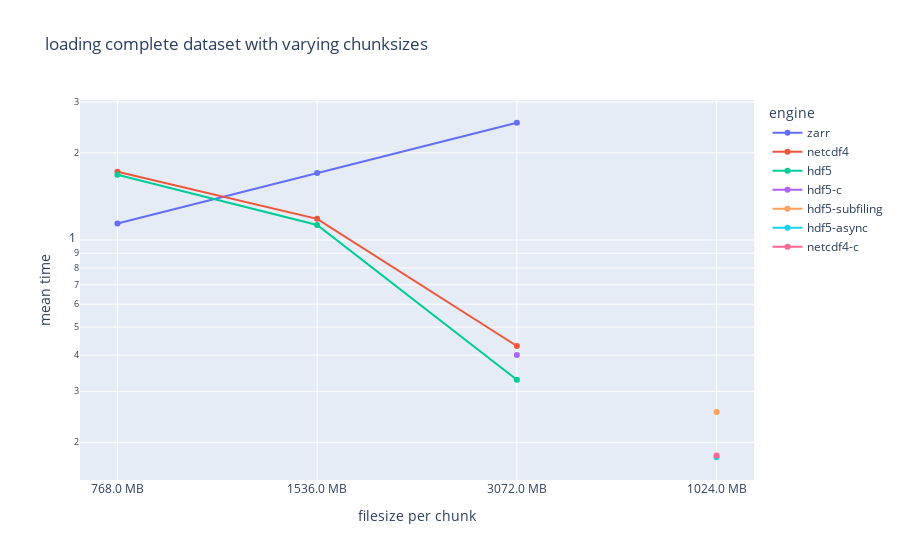
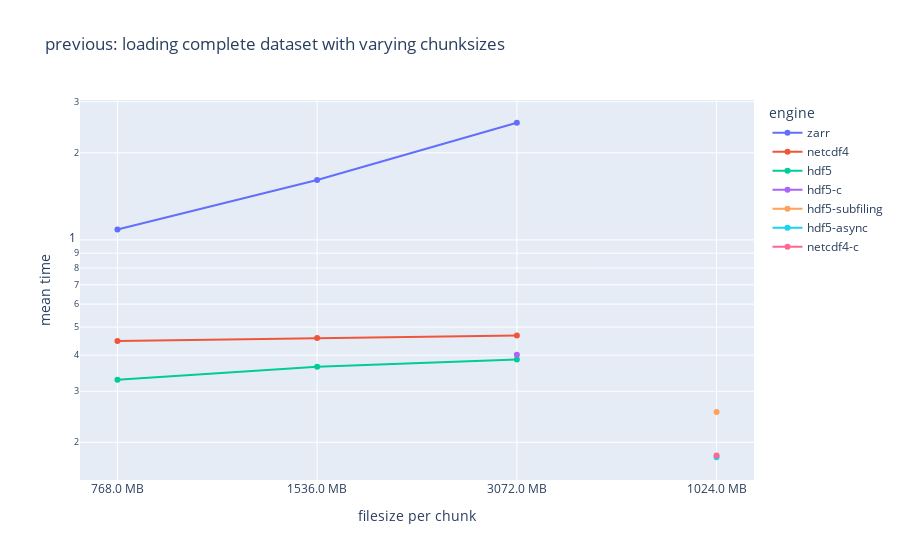
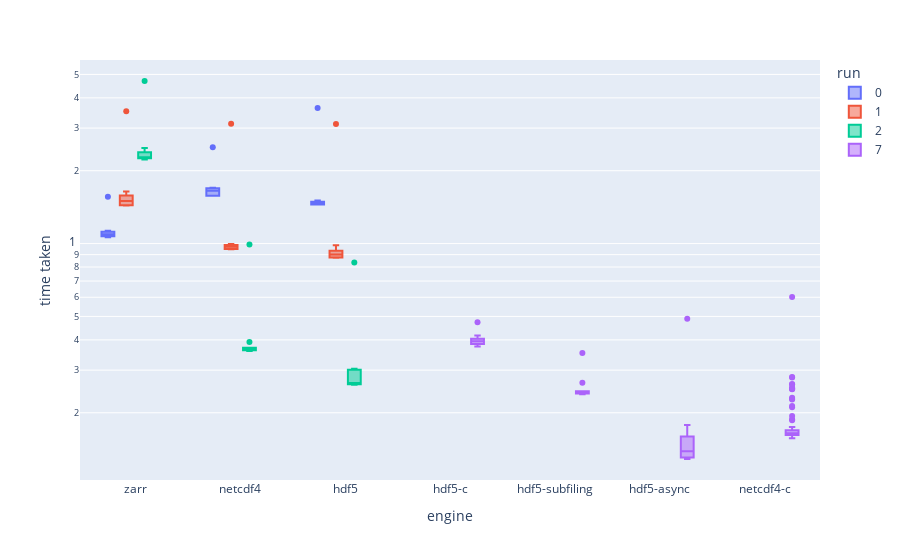
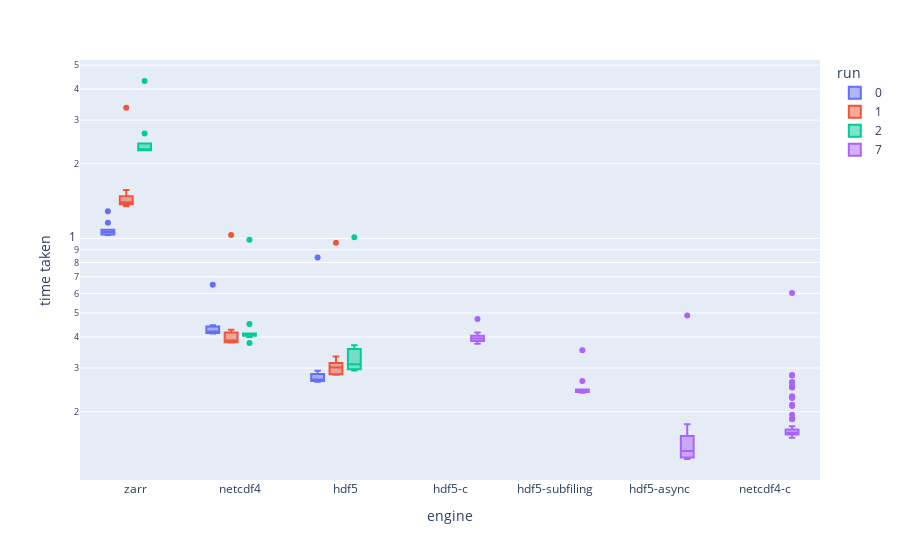

The notebook cell these images were saved under, in order:
### Code cell
import plotly.express as px 
import plotly.graph_objects as go
import numpy as np

#pd.options.plotting.backend = "plotly"

plot_previous = True
save_previous = True

df = df_bench 


# plot development in time taken by chunksize
filter = df["format"].drop_duplicates(ignore_index=True)
smth = pd.DataFrame()
for format in filter:
    mask = df["format"].values == format
    df_format = df[mask]
    mean =  df_format["time taken"].mean()
    tmp = pd.DataFrame(data=[{"mean time": mean, "format": format, "engine": df_format["engine"].iat[0], "run": df_format["run"].iat[0], "filesize per chunk": df_format["filesize per chunk"].iat[0]}])
    smth = pd.concat([smth, tmp], ignore_index=True)

if plot_previous:
    filter = df_prev["format"].drop_duplicates(ignore_index=True)  
    prev_smth = pd.DataFrame()
    for format in filter:
        mask = df_prev["format"].values == format
        df_format = df_prev[mask]
        mean =  df_format["time taken"].mean()
        tmp = pd.DataFrame(data=[{"mean time": mean, "format": format, "engine": df_format["engine"].iat[0], "run": df_format["run"].iat[0], "filesize per chunk": df_format["filesize per chunk"].iat[0]}])
        prev_smth = pd.concat([prev_smth, tmp], ignore_index=True)

fig = px.line(data_frame=smth, log_y=True, x="filesize per chunk", y="mean time", color="engine", markers=True, hover_data=["format"], title="loading complete dataset with varying chunksizes")
fig.show()

if plot_previous:
    fig = px.line(data_frame=prev_smth, log_y=True, x="filesize per chunk", y="mean time", color="engine", markers=True, hover_data=["format"], title="previous: loading complete dataset with varying chunksizes")
    fig.show()

# plot runs by engine
fig = px.box(data_frame=df, log_y=True, x="engine", y="time taken", color="run", hover_data=["format"])
fig.show()

if plot_previous:
    fig = px.box(data_frame=df_prev, log_y=True, x="engine", y="time taken", color="run", hover_data=["format"])
    fig.show()

# plot formats by chunksize
fig = px.box(data_frame=df, log_y=True, x="filesize per chunk", y="time taken", color="engine", hover_data=["format"], title="filesize per chunk")
fig.show()

if plot_previous:
    fig =  fig = px.box(data_frame=df_prev, log_y=True, x="filesize per chunk", y="time taken", color="engine", hover_data=["format"], title="previous: filesize per chunk")
    fig.show()

filter = df["engine"].drop_duplicates(ignore_index=True)

for engine in filter:
    
    mask = df["engine"].values == engine
    df_engine = df[mask]
    fig =  fig = px.box(data_frame=df_engine, log_y=True, x="engine", y="time taken", color="filesize per chunk",)
    fig.show()


filter = df["run"].drop_duplicates(ignore_index=True)

fig = px.violin(data_frame=df, log_x=True, x="time taken", y="format", color="engine")
fig.show()

for engine in filter:
    
    mask = df["run"].values == engine
    fig = px.box(data_frame=df[mask], log_y=True, x="engine", y="time taken", color="filesize per chunk", points="all",)
    #fig.show()
    
    fig = px.violin(data_frame=df[mask], log_x=True, x="time taken", y="filesize per chunk", color="engine")
    fig.show()
    

if save_previous:
    df.to_json("data/plotting/plotting_previous.json")

### Figure 1 — Plotly figure (JSON) as saved in the notebook; plotly's stock layout.template omitted (floating-point values rounded to 4 significant figures)
{"data": [{"customdata": [["zarr-[1536, 512, 512]-[1536, 512, 128]"], ["zarr-[1536, 512, 512]-[1536, 512, 256]"], ["zarr-[1536, 512, 512]-[1536, 512, 512]"]], "hovertemplate": "engine=zarr<br>filesize per chunk=%{x}<br>mean time=%{y}<br>format=%{customdata[0]}<extra></extra>", "legendgroup": "zarr", "line": {"color": "#636efa", "dash": "solid"}, "marker": {"symbol": "circle"}, "mode": "lines+markers", "name": "zarr", "orientation": "v", "showlegend": true, "type": "scatter", "x": ["768.0 MB", "1536.0 MB", "3072.0 MB"], "xaxis": "x", "y": [1.14, 1.704, 2.541], "yaxis": "y"}, {"customdata": [["netcdf4-[1536, 512, 512]-[1536, 512, 128]"], ["netcdf4-[1536, 512, 512]-[1536, 512, 256]"], ["netcdf4-[1536, 512, 512]-[1536, 512, 512]"]], "hovertemplate": "engine=netcdf4<br>filesize per chunk=%{x}<br>mean time=%{y}<br>format=%{customdata[0]}<extra></extra>", "legendgroup": "netcdf4", "line": {"color": "#EF553B", "dash": "solid"}, "marker": {"symbol": "circle"}, "mode": "lines+markers", "name": "netcdf4", "orientation": "v", "showlegend": true, "type": "scatter", "x": ["768.0 MB", "1536.0 MB", "3072.0 MB"], "xaxis": "x", "y": [1.722, 1.183, 0.4302], "yaxis": "y"}, {"customdata": [["hdf5-[1536, 512, 512]-[1536, 512, 128]"], ["hdf5-[1536, 512, 512]-[1536, 512, 256]"], ["hdf5-[1536, 512, 512]-[1536, 512, 512]"]], "hovertemplate": "engine=hdf5<br>filesize per chunk=%{x}<br>mean time=%{y}<br>format=%{customdata[0]}<extra></extra>", "legendgroup": "hdf5", "line": {"color": "#00cc96", "dash": "solid"}, "marker": {"symbol": "circle"}, "mode": "lines+markers", "name": "hdf5", "orientation": "v", "showlegend": true, "type": "scatter", "x": ["768.0 MB", "1536.0 MB", "3072.0 MB"], "xaxis": "x", "y": [1.681, 1.127, 0.3288], "yaxis": "y"}, {"customdata": [["hdf5-c-402653184-402653184"]], "hovertemplate": "engine=hdf5-c<br>filesize per chunk=%{x}<br>mean time=%{y}<br>format=%{customdata[0]}<extra></extra>", "legendgroup": "hdf5-c", "line": {"color": "#ab63fa", "dash": "solid"}, "marker": {"symbol": "circle"}, "mode": "lines+markers", "name": "hdf5-c", "orientation": "v", "showlegend": true, "type": "scatter", "x": ["3072.0 MB"], "xaxis": "x", "y": [0.4008], "yaxis": "y"}, {"customdata": [["hdf5-subfiling-134217728-134217728"]], "hovertemplate": "engine=hdf5-subfiling<br>filesize per chunk=%{x}<br>mean time=%{y}<br>format=%{customdata[0]}<extra></extra>", "legendgroup": "hdf5-subfiling", "line": {"color": "#FFA15A", "dash": "solid"}, "marker": {"symbol": "circle"}, "mode": "lines+markers", "name": "hdf5-subfiling", "orientation": "v", "showlegend": true, "type": "scatter", "x": ["1024.0 MB"], "xaxis": "x", "y": [0.2546], "yaxis": "y"}, {"customdata": [["hdf5-async-134217728-134217728"]], "hovertemplate": "engine=hdf5-async<br>filesize per chunk=%{x}<br>mean time=%{y}<br>format=%{customdata[0]}<extra></extra>", "legendgroup": "hdf5-async", "line": {"color": "#19d3f3", "dash": "solid"}, "marker": {"symbol": "circle"}, "mode": "lines+markers", "name": "hdf5-async", "orientation": "v", "showlegend": true, "type": "scatter", "x": ["1024.0 MB"], "xaxis": "x", "y": [0.1775], "yaxis": "y"}, {"customdata": [["netcdf4-c-134217728-134217728"]], "hovertemplate": "engine=netcdf4-c<br>filesize per chunk=%{x}<br>mean time=%{y}<br>format=%{customdata[0]}<extra></extra>", "legendgroup": "netcdf4-c", "line": {"color": "#FF6692", "dash": "solid"}, "marker": {"symbol": "circle"}, "mode": "lines+markers", "name": "netcdf4-c", "orientation": "v", "showlegend": true, "type": "scatter", "x": ["1024.0 MB"], "xaxis": "x", "y": [0.1799], "yaxis": "y"}], "layout": {"legend": {"title": {"text": "engine"}, "tracegroupgap": 0}, "title": {"text": "loading complete dataset with varying chunksizes"}, "xaxis": {"anchor": "y", "domain": [0, 1], "title": {"text": "filesize per chunk"}}, "yaxis": {"anchor": "x", "domain": [0, 1], "title": {"text": "mean time"}, "type": "log"}}}

### Figure 2 — Plotly figure (JSON) as saved in the notebook; plotly's stock layout.template omitted (floating-point values rounded to 4 significant figures)
{"data": [{"customdata": [["zarr-[402653184]-[100663296]"], ["zarr-[402653184]-[201326592]"], ["zarr-[402653184]-[402653184]"]], "hovertemplate": "engine=zarr<br>filesize per chunk=%{x}<br>mean time=%{y}<br>format=%{customdata[0]}<extra></extra>", "legendgroup": "zarr", "line": {"color": "#636efa", "dash": "solid"}, "marker": {"symbol": "circle"}, "mode": "lines+markers", "name": "zarr", "orientation": "v", "showlegend": true, "type": "scatter", "x": ["768.0 MB", "1536.0 MB", "3072.0 MB"], "xaxis": "x", "y": [1.087, 1.61, 2.539], "yaxis": "y"}, {"customdata": [["netcdf4-[402653184]-[100663296]"], ["netcdf4-[402653184]-[201326592]"], ["netcdf4-[402653184]-[402653184]"]], "hovertemplate": "engine=netcdf4<br>filesize per chunk=%{x}<br>mean time=%{y}<br>format=%{customdata[0]}<extra></extra>", "legendgroup": "netcdf4", "line": {"color": "#EF553B", "dash": "solid"}, "marker": {"symbol": "circle"}, "mode": "lines+markers", "name": "netcdf4", "orientation": "v", "showlegend": true, "type": "scatter", "x": ["768.0 MB", "1536.0 MB", "3072.0 MB"], "xaxis": "x", "y": [0.4473, 0.4587, 0.4677], "yaxis": "y"}, {"customdata": [["hdf5-[402653184]-[100663296]"], ["hdf5-[402653184]-[201326592]"], ["hdf5-[402653184]-[402653184]"]], "hovertemplate": "engine=hdf5<br>filesize per chunk=%{x}<br>mean time=%{y}<br>format=%{customdata[0]}<extra></extra>", "legendgroup": "hdf5", "line": {"color": "#00cc96", "dash": "solid"}, "marker": {"symbol": "circle"}, "mode": "lines+markers", "name": "hdf5", "orientation": "v", "showlegend": true, "type": "scatter", "x": ["768.0 MB", "1536.0 MB", "3072.0 MB"], "xaxis": "x", "y": [0.3287, 0.3649, 0.3859], "yaxis": "y"}, {"customdata": [["hdf5-c-402653184-402653184"]], "hovertemplate": "engine=hdf5-c<br>filesize per chunk=%{x}<br>mean time=%{y}<br>format=%{customdata[0]}<extra></extra>", "legendgroup": "hdf5-c", "line": {"color": "#ab63fa", "dash": "solid"}, "marker": {"symbol": "circle"}, "mode": "lines+markers", "name": "hdf5-c", "orientation": "v", "showlegend": true, "type": "scatter", "x": ["3072.0 MB"], "xaxis": "x", "y": [0.4008], "yaxis": "y"}, {"customdata": [["hdf5-subfiling-134217728-134217728"]], "hovertemplate": "engine=hdf5-subfiling<br>filesize per chunk=%{x}<br>mean time=%{y}<br>format=%{customdata[0]}<extra></extra>", "legendgroup": "hdf5-subfiling", "line": {"color": "#FFA15A", "dash": "solid"}, "marker": {"symbol": "circle"}, "mode": "lines+markers", "name": "hdf5-subfiling", "orientation": "v", "showlegend": true, "type": "scatter", "x": ["1024.0 MB"], "xaxis": "x", "y": [0.2546], "yaxis": "y"}, {"customdata": [["hdf5-async-134217728-134217728"]], "hovertemplate": "engine=hdf5-async<br>filesize per chunk=%{x}<br>mean time=%{y}<br>format=%{customdata[0]}<extra></extra>", "legendgroup": "hdf5-async", "line": {"color": "#19d3f3", "dash": "solid"}, "marker": {"symbol": "circle"}, "mode": "lines+markers", "name": "hdf5-async", "orientation": "v", "showlegend": true, "type": "scatter", "x": ["1024.0 MB"], "xaxis": "x", "y": [0.1775], "yaxis": "y"}, {"customdata": [["netcdf4-c-134217728-134217728"]], "hovertemplate": "engine=netcdf4-c<br>filesize per chunk=%{x}<br>mean time=%{y}<br>format=%{customdata[0]}<extra></extra>", "legendgroup": "netcdf4-c", "line": {"color": "#FF6692", "dash": "solid"}, "marker": {"symbol": "circle"}, "mode": "lines+markers", "name": "netcdf4-c", "orientation": "v", "showlegend": true, "type": "scatter", "x": ["1024.0 MB"], "xaxis": "x", "y": [0.1799], "yaxis": "y"}], "layout": {"legend": {"title": {"text": "engine"}, "tracegroupgap": 0}, "title": {"text": "previous: loading complete dataset with varying chunksizes"}, "xaxis": {"anchor": "y", "domain": [0, 1], "title": {"text": "filesize per chunk"}}, "yaxis": {"anchor": "x", "domain": [0, 1], "title": {"text": "mean time"}, "type": "log"}}}

### Figure 3 — Plotly figure (JSON) as saved in the notebook; plotly's stock layout.template omitted (floating-point values rounded to 4 significant figures; data arrays with more than 128 entries replaced by an {"elided": "..."} marker saying what was removed)
{"data": [{"alignmentgroup": "True", "customdata": [["zarr-[1536, 512, 512]-[1536, 512, 128]"], ["zarr-[1536, 512, 512]-[1536, 512, 128]"], ["zarr-[1536, 512, 512]-[1536, 512, 128]"], ["zarr-[1536, 512, 512]-[1536, 512, 128]"], ["zarr-[1536, 512, 512]-[1536, 512, 128]"], ["zarr-[1536, 512, 512]-[1536, 512, 128]"], ["zarr-[1536, 512, 512]-[1536, 512, 128]"], ["zarr-[1536, 512, 512]-[1536, 512, 128]"], ["zarr-[1536, 512, 512]-[1536, 512, 128]"], ["zarr-[1536, 512, 512]-[1536, 512, 128]"], ["netcdf4-[1536, 512, 512]-[1536, 512, 128]"], ["netcdf4-[1536, 512, 512]-[1536, 512, 128]"], ["netcdf4-[1536, 512, 512]-[1536, 512, 128]"], ["netcdf4-[1536, 512, 512]-[1536, 512, 128]"], ["netcdf4-[1536, 512, 512]-[1536, 512, 128]"], ["netcdf4-[1536, 512, 512]-[1536, 512, 128]"], ["netcdf4-[1536, 512, 512]-[1536, 512, 128]"], ["netcdf4-[1536, 512, 512]-[1536, 512, 128]"], ["netcdf4-[1536, 512, 512]-[1536, 512, 128]"], ["netcdf4-[1536, 512, 512]-[1536, 512, 128]"], ["hdf5-[1536, 512, 512]-[1536, 512, 128]"], ["hdf5-[1536, 512, 512]-[1536, 512, 128]"], ["hdf5-[1536, 512, 512]-[1536, 512, 128]"], ["hdf5-[1536, 512, 512]-[1536, 512, 128]"], ["hdf5-[1536, 512, 512]-[1536, 512, 128]"], ["hdf5-[1536, 512, 512]-[1536, 512, 128]"], ["hdf5-[1536, 512, 512]-[1536, 512, 128]"], ["hdf5-[1536, 512, 512]-[1536, 512, 128]"], ["hdf5-[1536, 512, 512]-[1536, 512, 128]"], ["hdf5-[1536, 512, 512]-[1536, 512, 128]"]], "hovertemplate": "run=0<br>engine=%{x}<br>time taken=%{y}<br>format=%{customdata[0]}<extra></extra>", "legendgroup": "0", "marker": {"color": "#636efa"}, "name": "0", "notched": false, "offsetgroup": "0", "orientation": "v", "showlegend": true, "type": "box", "x": ["zarr", "zarr", "zarr", "zarr", "zarr", "zarr", "zarr", "zarr", "zarr", "zarr", "netcdf4", "netcdf4", "netcdf4", "netcdf4", "netcdf4", "netcdf4", "netcdf4", "netcdf4", "netcdf4", "netcdf4", "hdf5", "hdf5", "hdf5", "hdf5", "hdf5", "hdf5", "hdf5", "hdf5", "hdf5", "hdf5"], "x0": " ", "xaxis": "x", "y": [1.561, 1.12, 1.131, 1.1, 1.107, 1.085, 1.085, 1.071, 1.063, 1.072, 2.503, 1.644, 1.576, 1.693, 1.702, 1.576, 1.672, 1.665, 1.609, 1.576, 3.633, 1.487, 1.458, 1.45, 1.451, 1.467, 1.458, 1.505, 1.45, 1.454], "y0": " ", "yaxis": "y"}, {"alignmentgroup": "True", "customdata": [["zarr-[1536, 512, 512]-[1536, 512, 256]"], ["zarr-[1536, 512, 512]-[1536, 512, 256]"], ["zarr-[1536, 512, 512]-[1536, 512, 256]"], ["zarr-[1536, 512, 512]-[1536, 512, 256]"], ["zarr-[1536, 512, 512]-[1536, 512, 256]"], ["zarr-[1536, 512, 512]-[1536, 512, 256]"], ["zarr-[1536, 512, 512]-[1536, 512, 256]"], ["zarr-[1536, 512, 512]-[1536, 512, 256]"], ["zarr-[1536, 512, 512]-[1536, 512, 256]"], ["zarr-[1536, 512, 512]-[1536, 512, 256]"], ["netcdf4-[1536, 512, 512]-[1536, 512, 256]"], ["netcdf4-[1536, 512, 512]-[1536, 512, 256]"], ["netcdf4-[1536, 512, 512]-[1536, 512, 256]"], ["netcdf4-[1536, 512, 512]-[1536, 512, 256]"], ["netcdf4-[1536, 512, 512]-[1536, 512, 256]"], ["netcdf4-[1536, 512, 512]-[1536, 512, 256]"], ["netcdf4-[1536, 512, 512]-[1536, 512, 256]"], ["netcdf4-[1536, 512, 512]-[1536, 512, 256]"], ["netcdf4-[1536, 512, 512]-[1536, 512, 256]"], ["netcdf4-[1536, 512, 512]-[1536, 512, 256]"], ["hdf5-[1536, 512, 512]-[1536, 512, 256]"], ["hdf5-[1536, 512, 512]-[1536, 512, 256]"], ["hdf5-[1536, 512, 512]-[1536, 512, 256]"], ["hdf5-[1536, 512, 512]-[1536, 512, 256]"], ["hdf5-[1536, 512, 512]-[1536, 512, 256]"], ["hdf5-[1536, 512, 512]-[1536, 512, 256]"], ["hdf5-[1536, 512, 512]-[1536, 512, 256]"], ["hdf5-[1536, 512, 512]-[1536, 512, 256]"], ["hdf5-[1536, 512, 512]-[1536, 512, 256]"], ["hdf5-[1536, 512, 512]-[1536, 512, 256]"]], "hovertemplate": "run=1<br>engine=%{x}<br>time taken=%{y}<br>format=%{customdata[0]}<extra></extra>", "legendgroup": "1", "marker": {"color": "#EF553B"}, "name": "1", "notched": false, "offsetgroup": "1", "orientation": "v", "showlegend": true, "type": "box", "x": ["zarr", "zarr", "zarr", "zarr", "zarr", "zarr", "zarr", "zarr", "zarr", "zarr", "netcdf4", "netcdf4", "netcdf4", "netcdf4", "netcdf4", "netcdf4", "netcdf4", "netcdf4", "netcdf4", "netcdf4", "hdf5", "hdf5", "hdf5", "hdf5", "hdf5", "hdf5", "hdf5", "hdf5", "hdf5", "hdf5"], "x0": " ", "xaxis": "x", "y": [3.525, 1.64, 1.58, 1.498, 1.499, 1.471, 1.442, 1.504, 1.44, 1.437, 3.125, 0.9964, 0.9625, 0.9535, 0.9874, 0.9475, 0.986, 0.9486, 0.9767, 0.9476, 3.121, 0.9851, 0.9351, 0.927, 0.8865, 0.9146, 0.8759, 0.8742, 0.8759, 0.8744], "y0": " ", "yaxis": "y"}, {"alignmentgroup": "True", "customdata": [["zarr-[1536, 512, 512]-[1536, 512, 512]"], ["zarr-[1536, 512, 512]-[1536, 512, 512]"], ["zarr-[1536, 512, 512]-[1536, 512, 512]"], ["zarr-[1536, 512, 512]-[1536, 512, 512]"], ["zarr-[1536, 512, 512]-[1536, 512, 512]"], ["zarr-[1536, 512, 512]-[1536, 512, 512]"], ["zarr-[1536, 512, 512]-[1536, 512, 512]"], ["zarr-[1536, 512, 512]-[1536, 512, 512]"], ["zarr-[1536, 512, 512]-[1536, 512, 512]"], ["zarr-[1536, 512, 512]-[1536, 512, 512]"], ["netcdf4-[1536, 512, 512]-[1536, 512, 512]"], ["netcdf4-[1536, 512, 512]-[1536, 512, 512]"], ["netcdf4-[1536, 512, 512]-[1536, 512, 512]"], ["netcdf4-[1536, 512, 512]-[1536, 512, 512]"], ["netcdf4-[1536, 512, 512]-[1536, 512, 512]"], ["netcdf4-[1536, 512, 512]-[1536, 512, 512]"], ["netcdf4-[1536, 512, 512]-[1536, 512, 512]"], ["netcdf4-[1536, 512, 512]-[1536, 512, 512]"], ["netcdf4-[1536, 512, 512]-[1536, 512, 512]"], ["netcdf4-[1536, 512, 512]-[1536, 512, 512]"], ["hdf5-[1536, 512, 512]-[1536, 512, 512]"], ["hdf5-[1536, 512, 512]-[1536, 512, 512]"], ["hdf5-[1536, 512, 512]-[1536, 512, 512]"], ["hdf5-[1536, 512, 512]-[1536, 512, 512]"], ["hdf5-[1536, 512, 512]-[1536, 512, 512]"], ["hdf5-[1536, 512, 512]-[1536, 512, 512]"], ["hdf5-[1536, 512, 512]-[1536, 512, 512]"], ["hdf5-[1536, 512, 512]-[1536, 512, 512]"], ["hdf5-[1536, 512, 512]-[1536, 512, 512]"], ["hdf5-[1536, 512, 512]-[1536, 512, 512]"]], "hovertemplate": "run=2<br>engine=%{x}<br>time taken=%{y}<br>format=%{customdata[0]}<extra></extra>", "legendgroup": "2", "marker": {"color": "#00cc96"}, "name": "2", "notched": false, "offsetgroup": "2", "orientation": "v", "showlegend": true, "type": "box", "x": ["zarr", "zarr", "zarr", "zarr", "zarr", "zarr", "zarr", "zarr", "zarr", "zarr", "netcdf4", "netcdf4", "netcdf4", "netcdf4", "netcdf4", "netcdf4", "netcdf4", "netcdf4", "netcdf4", "netcdf4", "hdf5", "hdf5", "hdf5", "hdf5", "hdf5", "hdf5", "hdf5", "hdf5", "hdf5", "hdf5"], "x0": " ", "xaxis": "x", "y": [4.696, 2.483, 2.385, 2.282, 2.308, 2.267, 2.249, 2.224, 2.264, 2.252, 0.9914, 0.3634, 0.3613, 0.3918, 0.3627, 0.365, 0.3711, 0.3644, 0.3706, 0.3601, 0.8344, 0.3038, 0.2657, 0.301, 0.2628, 0.27, 0.2648, 0.2624, 0.261, 0.2626], "y0": " ", "yaxis": "y"}, {"alignmentgroup": "True", "customdata": {"elided": "130x1 str values"}, "hovertemplate": "run=7<br>engine=%{x}<br>time taken=%{y}<br>format=%{customdata[0]}<extra></extra>", "legendgroup": "7", "marker": {"color": "#ab63fa"}, "name": "7", "notched": false, "offsetgroup": "7", "orientation": "v", "showlegend": true, "type": "box", "x": {"elided": "130 str values"}, "x0": " ", "xaxis": "x", "y": {"elided": "130 float values"}, "y0": " ", "yaxis": "y"}], "layout": {"boxmode": "group", "legend": {"title": {"text": "run"}, "tracegroupgap": 0}, "margin": {"t": 60}, "xaxis": {"anchor": "y", "domain": [0, 1], "title": {"text": "engine"}}, "yaxis": {"anchor": "x", "domain": [0, 1], "title": {"text": "time taken"}, "type": "log"}}}

### Figure 4 — Plotly figure (JSON) as saved in the notebook; plotly's stock layout.template omitted (floating-point values rounded to 4 significant figures; data arrays with more than 128 entries replaced by an {"elided": "..."} marker saying what was removed)
{"data": [{"alignmentgroup": "True", "customdata": [["zarr-[402653184]-[100663296]"], ["zarr-[402653184]-[100663296]"], ["zarr-[402653184]-[100663296]"], ["zarr-[402653184]-[100663296]"], ["zarr-[402653184]-[100663296]"], ["zarr-[402653184]-[100663296]"], ["zarr-[402653184]-[100663296]"], ["zarr-[402653184]-[100663296]"], ["zarr-[402653184]-[100663296]"], ["zarr-[402653184]-[100663296]"], ["netcdf4-[402653184]-[100663296]"], ["netcdf4-[402653184]-[100663296]"], ["netcdf4-[402653184]-[100663296]"], ["netcdf4-[402653184]-[100663296]"], ["netcdf4-[402653184]-[100663296]"], ["netcdf4-[402653184]-[100663296]"], ["netcdf4-[402653184]-[100663296]"], ["netcdf4-[402653184]-[100663296]"], ["netcdf4-[402653184]-[100663296]"], ["netcdf4-[402653184]-[100663296]"], ["hdf5-[402653184]-[100663296]"], ["hdf5-[402653184]-[100663296]"], ["hdf5-[402653184]-[100663296]"], ["hdf5-[402653184]-[100663296]"], ["hdf5-[402653184]-[100663296]"], ["hdf5-[402653184]-[100663296]"], ["hdf5-[402653184]-[100663296]"], ["hdf5-[402653184]-[100663296]"], ["hdf5-[402653184]-[100663296]"], ["hdf5-[402653184]-[100663296]"]], "hovertemplate": "run=0<br>engine=%{x}<br>time taken=%{y}<br>format=%{customdata[0]}<extra></extra>", "legendgroup": "0", "marker": {"color": "#636efa"}, "name": "0", "notched": false, "offsetgroup": "0", "orientation": "v", "showlegend": true, "type": "box", "x": ["zarr", "zarr", "zarr", "zarr", "zarr", "zarr", "zarr", "zarr", "zarr", "zarr", "netcdf4", "netcdf4", "netcdf4", "netcdf4", "netcdf4", "netcdf4", "netcdf4", "netcdf4", "netcdf4", "netcdf4", "hdf5", "hdf5", "hdf5", "hdf5", "hdf5", "hdf5", "hdf5", "hdf5", "hdf5", "hdf5"], "x0": " ", "xaxis": "x", "y": [1.285, 1.155, 1.082, 1.065, 1.071, 1.05, 1.032, 1.036, 1.036, 1.055, 0.6493, 0.4414, 0.4252, 0.4457, 0.4152, 0.4177, 0.4152, 0.4133, 0.4364, 0.4139, 0.8371, 0.2837, 0.2684, 0.2921, 0.2656, 0.2718, 0.2698, 0.2687, 0.2661, 0.2642], "y0": " ", "yaxis": "y"}, {"alignmentgroup": "True", "customdata": [["zarr-[402653184]-[201326592]"], ["zarr-[402653184]-[201326592]"], ["zarr-[402653184]-[201326592]"], ["zarr-[402653184]-[201326592]"], ["zarr-[402653184]-[201326592]"], ["zarr-[402653184]-[201326592]"], ["zarr-[402653184]-[201326592]"], ["zarr-[402653184]-[201326592]"], ["zarr-[402653184]-[201326592]"], ["zarr-[402653184]-[201326592]"], ["netcdf4-[402653184]-[201326592]"], ["netcdf4-[402653184]-[201326592]"], ["netcdf4-[402653184]-[201326592]"], ["netcdf4-[402653184]-[201326592]"], ["netcdf4-[402653184]-[201326592]"], ["netcdf4-[402653184]-[201326592]"], ["netcdf4-[402653184]-[201326592]"], ["netcdf4-[402653184]-[201326592]"], ["netcdf4-[402653184]-[201326592]"], ["netcdf4-[402653184]-[201326592]"], ["hdf5-[402653184]-[201326592]"], ["hdf5-[402653184]-[201326592]"], ["hdf5-[402653184]-[201326592]"], ["hdf5-[402653184]-[201326592]"], ["hdf5-[402653184]-[201326592]"], ["hdf5-[402653184]-[201326592]"], ["hdf5-[402653184]-[201326592]"], ["hdf5-[402653184]-[201326592]"], ["hdf5-[402653184]-[201326592]"], ["hdf5-[402653184]-[201326592]"]], "hovertemplate": "run=1<br>engine=%{x}<br>time taken=%{y}<br>format=%{customdata[0]}<extra></extra>", "legendgroup": "1", "marker": {"color": "#EF553B"}, "name": "1", "notched": false, "offsetgroup": "1", "orientation": "v", "showlegend": true, "type": "box", "x": ["zarr", "zarr", "zarr", "zarr", "zarr", "zarr", "zarr", "zarr", "zarr", "zarr", "netcdf4", "netcdf4", "netcdf4", "netcdf4", "netcdf4", "netcdf4", "netcdf4", "netcdf4", "netcdf4", "netcdf4", "hdf5", "hdf5", "hdf5", "hdf5", "hdf5", "hdf5", "hdf5", "hdf5", "hdf5", "hdf5"], "x0": " ", "xaxis": "x", "y": [3.367, 1.566, 1.48, 1.405, 1.393, 1.429, 1.374, 1.356, 1.385, 1.349, 1.031, 0.3913, 0.4134, 0.4274, 0.3799, 0.383, 0.3807, 0.3806, 0.4174, 0.3819, 0.9606, 0.3334, 0.3142, 0.2833, 0.282, 0.2823, 0.3042, 0.2983, 0.2828, 0.3077], "y0": " ", "yaxis": "y"}, {"alignmentgroup": "True", "customdata": [["zarr-[402653184]-[402653184]"], ["zarr-[402653184]-[402653184]"], ["zarr-[402653184]-[402653184]"], ["zarr-[402653184]-[402653184]"], ["zarr-[402653184]-[402653184]"], ["zarr-[402653184]-[402653184]"], ["zarr-[402653184]-[402653184]"], ["zarr-[402653184]-[402653184]"], ["zarr-[402653184]-[402653184]"], ["zarr-[402653184]-[402653184]"], ["netcdf4-[402653184]-[402653184]"], ["netcdf4-[402653184]-[402653184]"], ["netcdf4-[402653184]-[402653184]"], ["netcdf4-[402653184]-[402653184]"], ["netcdf4-[402653184]-[402653184]"], ["netcdf4-[402653184]-[402653184]"], ["netcdf4-[402653184]-[402653184]"], ["netcdf4-[402653184]-[402653184]"], ["netcdf4-[402653184]-[402653184]"], ["netcdf4-[402653184]-[402653184]"], ["hdf5-[402653184]-[402653184]"], ["hdf5-[402653184]-[402653184]"], ["hdf5-[402653184]-[402653184]"], ["hdf5-[402653184]-[402653184]"], ["hdf5-[402653184]-[402653184]"], ["hdf5-[402653184]-[402653184]"], ["hdf5-[402653184]-[402653184]"], ["hdf5-[402653184]-[402653184]"], ["hdf5-[402653184]-[402653184]"], ["hdf5-[402653184]-[402653184]"]], "hovertemplate": "run=2<br>engine=%{x}<br>time taken=%{y}<br>format=%{customdata[0]}<extra></extra>", "legendgroup": "2", "marker": {"color": "#00cc96"}, "name": "2", "notched": false, "offsetgroup": "2", "orientation": "v", "showlegend": true, "type": "box", "x": ["zarr", "zarr", "zarr", "zarr", "zarr", "zarr", "zarr", "zarr", "zarr", "zarr", "netcdf4", "netcdf4", "netcdf4", "netcdf4", "netcdf4", "netcdf4", "netcdf4", "netcdf4", "netcdf4", "netcdf4", "hdf5", "hdf5", "hdf5", "hdf5", "hdf5", "hdf5", "hdf5", "hdf5", "hdf5", "hdf5"], "x0": " ", "xaxis": "x", "y": [4.314, 2.649, 2.412, 2.269, 2.375, 2.267, 2.286, 2.287, 2.265, 2.267, 0.988, 0.4137, 0.3781, 0.3997, 0.4128, 0.4117, 0.4053, 0.4049, 0.4511, 0.4115, 1.01, 0.3704, 0.3054, 0.2967, 0.2997, 0.2942, 0.2927, 0.3159, 0.3579, 0.3164], "y0": " ", "yaxis": "y"}, {"alignmentgroup": "True", "customdata": {"elided": "130x1 str values"}, "hovertemplate": "run=7<br>engine=%{x}<br>time taken=%{y}<br>format=%{customdata[0]}<extra></extra>", "legendgroup": "7", "marker": {"color": "#ab63fa"}, "name": "7", "notched": false, "offsetgroup": "7", "orientation": "v", "showlegend": true, "type": "box", "x": {"elided": "130 str values"}, "x0": " ", "xaxis": "x", "y": {"elided": "130 float values"}, "y0": " ", "yaxis": "y"}], "layout": {"boxmode": "group", "legend": {"title": {"text": "run"}, "tracegroupgap": 0}, "margin": {"t": 60}, "xaxis": {"anchor": "y", "domain": [0, 1], "title": {"text": "engine"}}, "yaxis": {"anchor": "x", "domain": [0, 1], "title": {"text": "time taken"}, "type": "log"}}}
